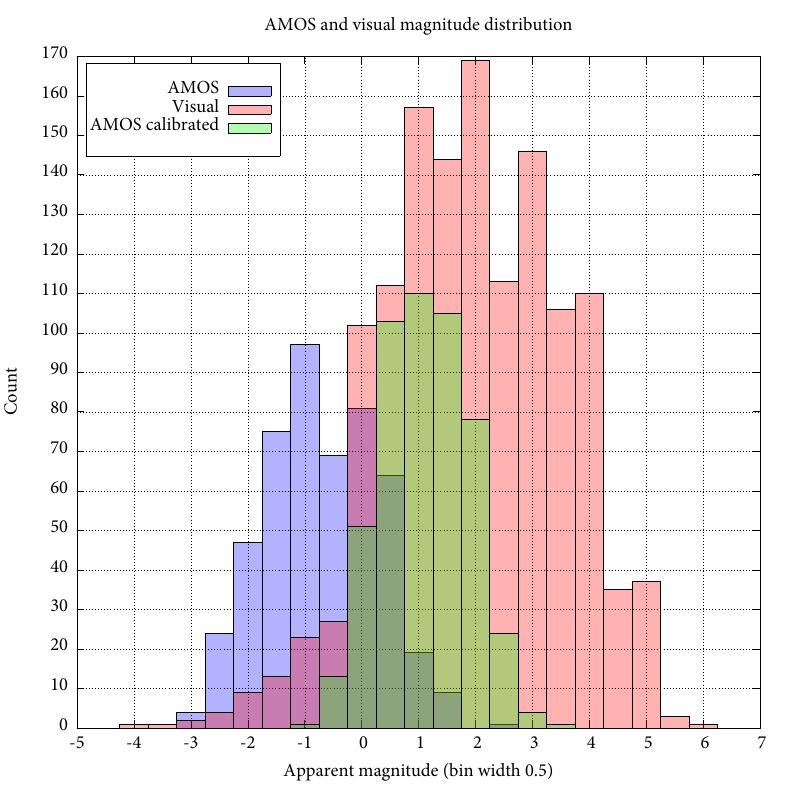

Recreate this plot in gnuplot.
set terminal pdf size 20cm, 20cm font "Minion Pro, 20"
set title "AMOS and visual magnitude distribution"
set output 'distribution.pdf'
set xlabel "Apparent magnitude (bin width 0.5)"
set ylabel "Count"
set xtics 1
set ytics 10
set grid
set key top left height 2 box lw 1
set xrange [-5:7]

set style fill transparent solid 0.3 border -1
plot 'all-amos.bins' using 1:2 with boxes lc rgb '#0000FF' title "AMOS", \
    'all-visual.bins' using 1:2 with boxes lc rgb '#FF0000' title "Visual", \
    'all-amos-calib.bins' using 1:2 with boxes lc rgb '#00FF00' title "AMOS calibrated"
